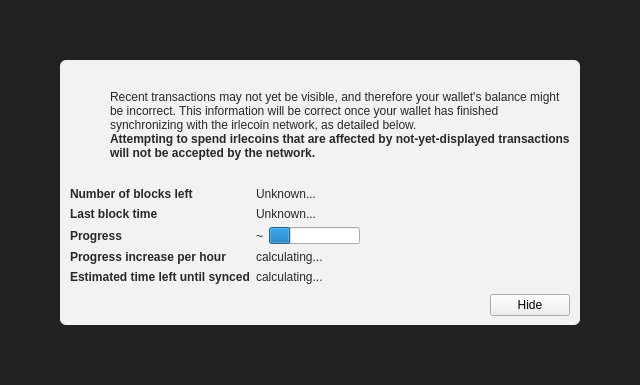
<?xml version="1.0" encoding="UTF-8"?>
<ui version="4.0">
 <class>ModalOverlay</class>
 <widget class="ModalOverlay" name="ModalOverlay">
  <property name="geometry">
   <rect>
    <x>0</x>
    <y>0</y>
    <width>640</width>
    <height>385</height>
   </rect>
  </property>
  <property name="windowTitle">
   <string>Form</string>
  </property>
  <layout class="QVBoxLayout" name="verticalLayout" stretch="0">
   <property name="sizeConstraint">
    <enum>QLayout::SetDefaultConstraint</enum>
   </property>
   <property name="leftMargin">
    <number>0</number>
   </property>
   <property name="topMargin">
    <number>0</number>
   </property>
   <property name="rightMargin">
    <number>0</number>
   </property>
   <property name="bottomMargin">
    <number>0</number>
   </property>
   <item>
    <widget class="QWidget" name="bgWidget" native="true">
     <property name="styleSheet">
      <string notr="true">#bgWidget { background: rgba(0,0,0,220); }</string>
     </property>
     <layout class="QVBoxLayout" name="verticalLayoutMain" stretch="1">
      <property name="leftMargin">
       <number>60</number>
      </property>
      <property name="topMargin">
       <number>60</number>
      </property>
      <property name="rightMargin">
       <number>60</number>
      </property>
      <property name="bottomMargin">
       <number>60</number>
      </property>
      <item>
       <widget class="QWidget" name="contentWidget" native="true">
        <property name="styleSheet">
         <string notr="true">#contentWidget { background: rgba(255,255,255,240); border-radius: 6px; }

QLabel { color: rgb(40,40,40);  }</string>
        </property>
        <layout class="QVBoxLayout" name="verticalLayoutSub" stretch="1,0,0,0">
         <property name="spacing">
          <number>0</number>
         </property>
         <property name="leftMargin">
          <number>10</number>
         </property>
         <property name="topMargin">
          <number>10</number>
         </property>
         <property name="rightMargin">
          <number>10</number>
         </property>
         <property name="bottomMargin">
          <number>10</number>
         </property>
         <item>
          <layout class="QHBoxLayout" name="horizontalLayoutIconText" stretch="0,1">
           <property name="topMargin">
            <number>20</number>
           </property>
           <item>
            <layout class="QVBoxLayout" name="verticalLayoutIcon">
             <property name="leftMargin">
              <number>0</number>
             </property>
             <item>
              <widget class="QPushButton" name="warningIcon">
               <property name="enabled">
                <bool>false</bool>
               </property>
               <property name="text">
                <string/>
               </property>
               <property name="icon">
                <iconset>
                 <normaloff>:/icons/warning</normaloff>
                 <disabledoff>:/icons/warning</disabledoff>:/icons/warning</iconset>
               </property>
               <property name="iconSize">
                <size>
                 <width>48</width>
                 <height>48</height>
                </size>
               </property>
               <property name="flat">
                <bool>true</bool>
               </property>
              </widget>
             </item>
             <item>
              <spacer name="verticalSpacerWarningIcon">
               <property name="orientation">
                <enum>Qt::Vertical</enum>
               </property>
               <property name="sizeHint" stdset="0">
                <size>
                 <width>20</width>
                 <height>40</height>
                </size>
               </property>
              </spacer>
             </item>
            </layout>
           </item>
           <item>
            <layout class="QVBoxLayout" name="verticalLayoutInfoText">
             <property name="leftMargin">
              <number>0</number>
             </property>
             <property name="topMargin">
              <number>0</number>
             </property>
             <item>
              <widget class="QLabel" name="infoText">
               <property name="text">
                <string>Recent transactions may not yet be visible, and therefore your wallet's balance might be incorrect. This information will be correct once your wallet has finished synchronizing with the irlecoin network, as detailed below.</string>
               </property>
               <property name="textFormat">
                <enum>Qt::RichText</enum>
               </property>
               <property name="wordWrap">
                <bool>true</bool>
               </property>
              </widget>
             </item>
             <item>
              <widget class="QLabel" name="infoTextStrong">
               <property name="font">
                <font>
                 <weight>75</weight>
                 <bold>true</bold>
                </font>
               </property>
               <property name="text">
                <string>Attempting to spend irlecoins that are affected by not-yet-displayed transactions will not be accepted by the network.</string>
               </property>
               <property name="textFormat">
                <enum>Qt::RichText</enum>
               </property>
               <property name="wordWrap">
                <bool>true</bool>
               </property>
              </widget>
             </item>
             <item>
              <spacer name="verticalSpacerInTextSpace">
               <property name="orientation">
                <enum>Qt::Vertical</enum>
               </property>
               <property name="sizeHint" stdset="0">
                <size>
                 <width>20</width>
                 <height>40</height>
                </size>
               </property>
              </spacer>
             </item>
            </layout>
           </item>
          </layout>
         </item>
         <item>
          <spacer name="verticalSpacerAfterText">
           <property name="orientation">
            <enum>Qt::Vertical</enum>
           </property>
           <property name="sizeHint" stdset="0">
            <size>
             <width>20</width>
             <height>40</height>
            </size>
           </property>
          </spacer>
         </item>
         <item>
          <layout class="QFormLayout" name="formLayout">
           <property name="fieldGrowthPolicy">
            <enum>QFormLayout::FieldsStayAtSizeHint</enum>
           </property>
           <property name="horizontalSpacing">
            <number>6</number>
           </property>
           <property name="verticalSpacing">
            <number>6</number>
           </property>
           <property name="topMargin">
            <number>10</number>
           </property>
           <item row="0" column="0">
            <widget class="QLabel" name="labelNumberOfBlocksLeft">
             <property name="font">
              <font>
               <weight>75</weight>
               <bold>true</bold>
              </font>
             </property>
             <property name="text">
              <string>Number of blocks left</string>
             </property>
            </widget>
           </item>
           <item row="0" column="1">
            <widget class="QLabel" name="numberOfBlocksLeft">
             <property name="text">
              <string>Unknown...</string>
             </property>
            </widget>
           </item>
           <item row="1" column="0">
            <widget class="QLabel" name="labelLastBlockTime">
             <property name="font">
              <font>
               <weight>75</weight>
               <bold>true</bold>
              </font>
             </property>
             <property name="text">
              <string>Last block time</string>
             </property>
            </widget>
           </item>
           <item row="1" column="1">
            <widget class="QLabel" name="newestBlockDate">
             <property name="sizePolicy">
              <sizepolicy hsizetype="Maximum" vsizetype="Preferred">
               <horstretch>0</horstretch>
               <verstretch>0</verstretch>
              </sizepolicy>
             </property>
             <property name="text">
              <string>Unknown...</string>
             </property>
            </widget>
           </item>
           <item row="2" column="0">
            <widget class="QLabel" name="labelSyncDone">
             <property name="font">
              <font>
               <weight>75</weight>
               <bold>true</bold>
              </font>
             </property>
             <property name="text">
              <string>Progress</string>
             </property>
            </widget>
           </item>
           <item row="2" column="1">
            <layout class="QHBoxLayout" name="horizontalLayoutSync" stretch="0,1">
             <item>
              <widget class="QLabel" name="percentageProgress">
               <property name="text">
                <string notr="true">~</string>
               </property>
              </widget>
             </item>
             <item>
              <widget class="QProgressBar" name="progressBar">
               <property name="value">
                <number>24</number>
               </property>
               <property name="format">
                <string/>
               </property>
              </widget>
             </item>
            </layout>
           </item>
           <item row="4" column="0">
            <widget class="QLabel" name="labelProgressIncrease">
             <property name="font">
              <font>
               <weight>75</weight>
               <bold>true</bold>
              </font>
             </property>
             <property name="text">
              <string>Progress increase per hour</string>
             </property>
            </widget>
           </item>
           <item row="4" column="1">
            <widget class="QLabel" name="progressIncreasePerH">
             <property name="text">
              <string>calculating...</string>
             </property>
            </widget>
           </item>
           <item row="5" column="0">
            <widget class="QLabel" name="labelEstimatedTimeLeft">
             <property name="font">
              <font>
               <weight>75</weight>
               <bold>true</bold>
              </font>
             </property>
             <property name="text">
              <string>Estimated time left until synced</string>
             </property>
            </widget>
           </item>
           <item row="5" column="1">
            <widget class="QLabel" name="expectedTimeLeft">
             <property name="text">
              <string>calculating...</string>
             </property>
            </widget>
           </item>
          </layout>
         </item>
         <item>
          <layout class="QHBoxLayout" name="horizontalLayoutButtons">
           <property name="leftMargin">
            <number>10</number>
           </property>
           <property name="topMargin">
            <number>10</number>
           </property>
           <item>
            <spacer name="horizontalSpacer">
             <property name="orientation">
              <enum>Qt::Horizontal</enum>
             </property>
             <property name="sizeHint" stdset="0">
              <size>
               <width>40</width>
               <height>20</height>
              </size>
             </property>
            </spacer>
           </item>
           <item>
            <widget class="QPushButton" name="closeButton">
             <property name="text">
              <string>Hide</string>
             </property>
            </widget>
           </item>
          </layout>
         </item>
        </layout>
       </widget>
      </item>
     </layout>
    </widget>
   </item>
  </layout>
 </widget>
 <customwidgets>
  <customwidget>
   <class>ModalOverlay</class>
   <extends>QWidget</extends>
   <header>modaloverlay.h</header>
   <container>1</container>
  </customwidget>
 </customwidgets>
 <resources/>
 <connections/>
</ui>
